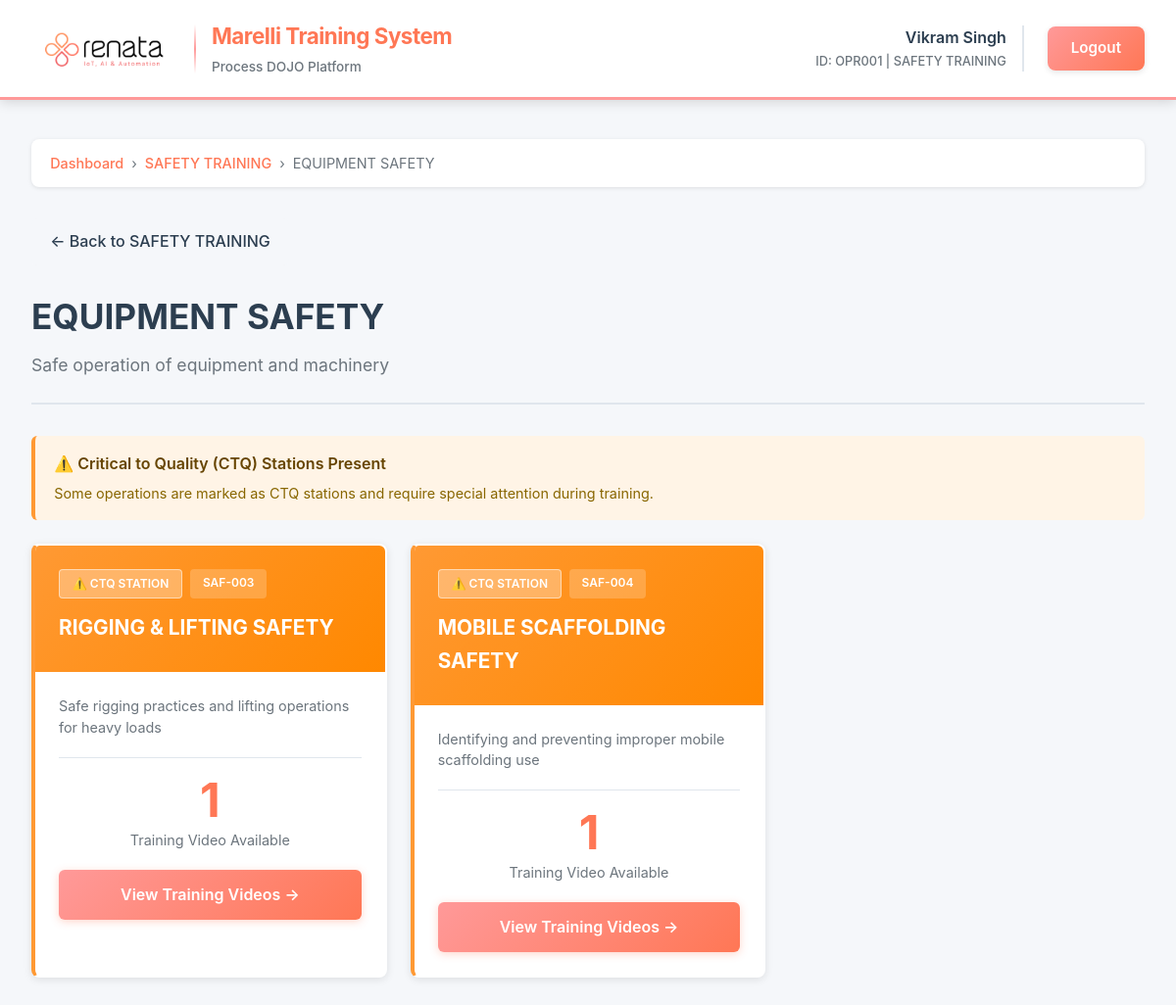
Page /line/13/ (signed in) on the committed database.
### process_dojo/models.py (models this page shows, shortened)
class EmployeeProfile(models.Model):
    user = models.OneToOneField(User, on_delete=models.CASCADE, related_name='employee_profile')
    employee_id = models.CharField(max_length=50, unique=True, db_index=True)
    plant = models.CharField(max_length=100)
    unit = models.CharField(max_length=100)
    department = models.CharField(max_length=100)
    biometric_id = models.CharField(max_length=100, blank=True, null=True, unique=True)
    created_at = models.DateTimeField(auto_now_add=True)
    updated_at = models.DateTimeField(auto_now=True)
    class Meta:
        ordering = ['employee_id']
        indexes = [
            models.Index(fields=['employee_id']),
            models.Index(fields=['plant', 'unit']),
        ]

class Line(models.Model):
    unit = models.ForeignKey(Unit, on_delete=models.CASCADE, related_name='lines')
    name = models.CharField(max_length=100)
    description = models.TextField(blank=True)
    is_active = models.BooleanField(default=True)
    created_at = models.DateTimeField(auto_now_add=True)
    class Meta:
        ordering = ['unit', 'name']
        unique_together = ['unit', 'name']
        indexes = [
            models.Index(fields=['unit', 'is_active']),
        ]

class Unit(models.Model):
    name = models.CharField(max_length=100, unique=True)
    description = models.TextField(blank=True)
    is_active = models.BooleanField(default=True)
    created_at = models.DateTimeField(auto_now_add=True)
    class Meta:
        ordering = ['name']

class Operation(models.Model):
    line = models.ForeignKey(Line, on_delete=models.CASCADE, related_name='operations')
    name = models.CharField(max_length=100)
    operation_code = models.CharField(max_length=50, blank=True)
    description = models.TextField(blank=True)
    is_ctq_station = models.BooleanField(default=False, help_text="Critical to Quality station")
    is_active = models.BooleanField(default=True)
    order = models.IntegerField(default=0, help_text="Display order")
    created_at = models.DateTimeField(auto_now_add=True)
    class Meta:
        ordering = ['line', 'order', 'name']
        unique_together = ['line', 'name']
        indexes = [
            models.Index(fields=['line', 'is_active']),
            models.Index(fields=['is_ctq_station']),
        ]

### process_dojo/views.py (the view)
# urls.py: path('line/<int:pk>/', views.LineDetailView.as_view(), name='line_detail'),
class LineDetailView(LoginRequiredMixin, DetailView):
    model = Line
    template_name = 'process_dojo/line_detail.html'
    context_object_name = 'line'
    def get_context_data(self, **kwargs):
        context = super().get_context_data(**kwargs)
        context['operations'] = self.object.operations.filter(
            is_active=True
        ).prefetch_related('videos')
        return context

### process_dojo/templates/process_dojo/line_detail.html (shortened to what this page needs)
{% extends "process_dojo/base.html" %}
{% block breadcrumb %}
<div class="breadcrumb">
    <a href="{% url 'process_dojo:dashboard' %}">Dashboard</a>
    <span class="breadcrumb-separator">›</span>
    <a href="{% url 'process_dojo:unit_detail' line.unit.id %}">{{ line.unit.name }}</a>
    <span class="breadcrumb-separator">›</span>
    <span>{{ line.name }}</span>
</div>
{% endblock %}
{% block content %}
<a href="{% url 'process_dojo:unit_detail' line.unit.id %}" class="btn-back">
    ← Back to {{ line.unit.name }}
</a>
<div class="page-header">
    <h1 class="page-title">{{ line.name }}</h1>
    {% if line.description %}
    <p class="page-subtitle">{{ line.description }}</p>
    {% endif %}
</div>
{% regroup operations by is_ctq_station as ctq_groups %}
{% for group in ctq_groups %}
    {% if group.grouper %}
        <div class="ctq-notice">
            <div class="ctq-notice-title">
                ⚠️ Critical to Quality (CTQ) Stations Present
            </div>
            <div class="ctq-notice-text">
                Some operations are marked as CTQ stations and require special attention during training.
            </div>
        </div>
    {% endif %}
{% endfor %}
<div class="operations-grid">
    {% for operation in operations %}
    <div class="operation-card {% if operation.is_ctq_station %}ctq{% endif %}">
        <div class="operation-header {% if operation.is_ctq_station %}ctq-header{% endif %}">
            <div class="operation-badges">
                {% if operation.is_ctq_station %}
                <span class="badge ctq-badge-large">⚠️ CTQ STATION</span>
                {% endif %}
                {% if operation.operation_code %}
                <span class="badge">{{ operation.operation_code }}</span>
                {% endif %}
            </div>
            <div class="operation-name">{{ operation.name }}</div>
        </div>
        <div class="operation-body">
            {% if operation.description %}
            <div class="operation-description">
                {{ operation.description }}
            </div>
            {% endif %}
            <div class="video-count-section">
                <div class="video-count-value">{{ operation.videos.count }}</div>
                <div class="video-count-label">
                    Training Video{% if operation.videos.count != 1 %}s{% endif %} Available
                </div>
            </div>
            <a href="{% url 'process_dojo:operation_detail' operation.id %}" class="btn-view-operation">
                View Training Videos →
            </a>
        </div>
    </div>
    {% empty %}
    <div class="empty-state">
        <div class="empty-icon">⚙️</div>
        <div class="empty-title">No Operations Available</div>
        <div class="empty-text">There are no operations configured for this line yet.</div>
    </div>
    {% endfor %}
</div>
{% endblock %}

### process_dojo/templates/process_dojo/base.html (shortened to what this page needs)
{% load static %}
<!DOCTYPE html>
<html lang="en">
<head>
</head>
<body>
    <header class="header">
        <div class="header-container">
            <div class="logo-section">
                <div class="logo-wrapper">
                    <img src="{% static 'logo.png' %}" alt="Company Logo" class="logo-image">
                    <div class="brand-divider"></div>
                    <div class="brand-info">
                        <div class="project-name">Marelli Training System</div>
                        <div class="project-subtitle">Process DOJO Platform</div>
                    </div>
                </div>
            </div>
            {% if user.is_authenticated %}
            <div class="user-section">
                <div class="user-info">
                    <div class="user-name">{{ user.get_full_name|default:user.username }}</div>
                    <div class="user-id">
                        {% if user.employee_profile %}
                        ID: {{ user.employee_profile.employee_id }} | {{ user.employee_profile.unit }}
                        {% endif %}
                    </div>
                </div>
                <a href="{% url 'process_dojo:logout' %}" class="btn btn-logout">Logout</a>
            </div>
            {% endif %}
        </div>
    </header>
    <main class="main-content">
        {% block breadcrumb %}{% endblock %}
        {% block content %}{% endblock %}
    </main>
</body>
</html>

### process_dojo/templates/process_dojo/base.html (style rules this page uses)
* { margin: 0; padding: 0; box-sizing: border-box; }
:root { --primary-coral: #ff9999; --secondary-coral: #ff8866; --dark-coral: #ff7755; --light-coral: #ffaa99; --accent-orange: #ffaa77; --success-green: #00cc66; --warning-orange: #ff9933; --danger-red: #cc3333; --light-gray: #f5f7fa; --medium-gray: #e0e6ed; --text-coral: #ff7755; --dark-gray: #6c757d; --white: #ffffff; --text-dark: #2c3e50; --shadow: rgba(0, 0, 0, 0.1); --shadow-md: rgba(0, 0, 0, 0.15); }
body { font-family: -apple-system, BlinkMacSystemFont, "Segoe UI", Roboto, "Helvetica Neue", Arial, sans-serif; background-color: var(--light-gray); color: var(--text-dark); line-height: 1.6; min-height: 100vh; display: flex; flex-direction: column; }
.header { background: var(--white); color: var(--text-dark); padding: 1.2rem 2rem; box-shadow: 0 2px 12px var(--shadow-md); position: sticky; top: 0; z-index: 1000; border-bottom: 3px solid var(--primary-coral); }
.header-container { max-width: 1400px; margin: 0 auto; display: flex; justify-content: space-between; align-items: center; }
.logo-section { display: flex; align-items: center; gap: 1.5rem; }
.logo-wrapper { display: flex; align-items: center; gap: 1rem; }
.logo-image { height: 50px; width: auto; }
.brand-divider { height: 50px; width: 2px; background: linear-gradient(to bottom, transparent, var(--primary-coral), transparent); }
.brand-info { display: flex; flex-direction: column; gap: 0.2rem; }
.project-name { font-size: 1.4rem; font-weight: 700; color: var(--dark-coral); letter-spacing: -0.5px; }
.project-subtitle { font-size: 0.85rem; color: var(--dark-gray); font-weight: 500; }
.user-section { display: flex; align-items: center; gap: 1.5rem; }
.user-info { text-align: right; padding-right: 1rem; border-right: 2px solid var(--medium-gray); }
.user-name { font-weight: 600; font-size: 1rem; color: var(--text-dark); margin-bottom: 0.1rem; }
.user-id { font-size: 0.8rem; color: var(--dark-gray); font-weight: 500; }
.btn { padding: 0.65rem 1.5rem; border: none; border-radius: 8px; cursor: pointer; font-size: 0.95rem; font-weight: 600; text-decoration: none; display: inline-flex; align-items: center; justify-content: center; transition: all 0.3s ease; box-shadow: 0 2px 6px rgba(0, 0, 0, 0.1); }
.btn-logout { background: linear-gradient(135deg, var(--primary-coral) 0%, var(--dark-coral) 100%); color: var(--white); border: none; }
.main-content { flex: 1; max-width: 1400px; margin: 0 auto; padding: 2.5rem 2rem; width: 100%; }
.breadcrumb { display: flex; gap: 0.5rem; margin-bottom: 2rem; font-size: 0.9rem; color: var(--dark-gray); padding: 0.8rem 1.2rem; background: var(--white); border-radius: 8px; box-shadow: 0 1px 4px var(--shadow); }
.breadcrumb a { color: var(--dark-coral); text-decoration: none; font-weight: 500; transition: color 0.2s ease; }
.breadcrumb-separator { color: var(--dark-gray); }
.page-header { margin-bottom: 2rem; padding-bottom: 1.5rem; border-bottom: 2px solid var(--medium-gray); }
.page-title { font-size: 2.2rem; color: var(--text-dark); margin-bottom: 0.5rem; font-weight: 700; }
.page-subtitle { color: var(--dark-gray); font-size: 1.1rem; font-weight: 400; }

### rows in the picture
Line: unit.name "SAFETY TRAINING", name "EQUIPMENT SAFETY", description "Safe operation of equipment and machinery"
Operation: is_ctq_station "⚠️ CTQ STATION", operation_code "SAF-003", name "RIGGING & LIFTING SAFETY", description "Safe rigging practices and lifting operations for heavy loads", videos.count "1"
Operation: is_ctq_station "⚠️ CTQ STATION", operation_code "SAF-004", name "MOBILE SCAFFOLDING SAFETY", description "Identifying and preventing improper mobile scaffolding use", videos.count "1"

### other values in the picture
{{ user.get_full_name|default:user.username }} "Vikram Singh"
{{ user.employee_profile.employee_id }} "OPR001"
{{ user.employee_profile.unit }} "SAFETY TRAINING"
